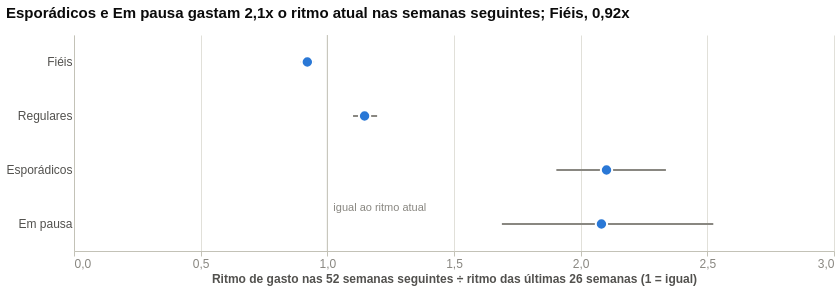

Notebook code for this chart:
### Markdown cell above
### Por que os grupos de menor gasto valem mais do que o gasto passado sugere

A **razão futuro/passado** é o motor do método. Um ritmo de 1 significaria gastar nas próximas 52 semanas o mesmo ritmo das últimas 26. Os grupos de gasto baixo ficam acima disso: parte do gasto baixo numa janela
é acaso de calendário (quem comprou pouco *nessas* 26 semanas), não saída do cliente.

### Code cell
com_ritmo = [s for s in clv["segmentos"] if s.get("ritmo_relativo") is not None]
na.grafico(graficos.grafico_ritmo(com_ritmo, na.MODO))

### Figure 1 — Vega-Lite specification as saved in the notebook (floating-point values rounded to 4 significant figures)
{"$schema": "https://vega.github.io/schema/vega-lite/v6.4.1.json", "background": "#ffffff", "config": {"axis": {"domainColor": "#c3c2b7", "gridColor": "#e1e0d9", "gridWidth": 1, "labelColor": "#898781", "labelFontSize": 12, "tickColor": "#c3c2b7", "titleColor": "#52514e", "titleFontSize": 12}, "background": "transparent", "legend": {"labelColor": "#52514e", "labelFontSize": 12, "orient": "top", "padding": 0, "symbolType": "square", "titleColor": "#52514e"}, "text": {"color": "#0b0b0b"}, "title": {"anchor": "start", "color": "#0b0b0b", "fontSize": 15, "fontWeight": 600, "offset": 14}, "view": {"continuousHeight": 300, "continuousWidth": 300, "stroke": null}}, "datasets": {"data-13398ab0a07e8bbd08d61e367b6a8f62": [{"x": 1.0}], "data-6620b5cd4be51f1ba54f221e4d741441": [{"segmento": "Em pausa", "t": "igual ao ritmo atual", "x": 1.0}], "data-a534818e0fb139a7e4b38c77506a766c": [{"ic_inferior": 0.8955, "ic_superior": 0.9475, "razao_futuro_passado": 1.842, "ritmo": 0.921, "segmento": "Fiéis"}, {"ic_inferior": 1.101, "ic_superior": 1.196, "razao_futuro_passado": 2.295, "ritmo": 1.147, "segmento": "Regulares"}, {"ic_inferior": 1.904, "ic_superior": 2.337, "razao_futuro_passado": 4.204, "ritmo": 2.102, "segmento": "Esporádicos"}, {"ic_inferior": 1.689, "ic_superior": 2.523, "razao_futuro_passado": 4.165, "ritmo": 2.082, "segmento": "Em pausa"}]}, "height": 216, "layer": [{"data": {"name": "data-13398ab0a07e8bbd08d61e367b6a8f62"}, "encoding": {"x": {"field": "x", "type": "quantitative"}}, "mark": {"color": "#c3c2b7", "strokeWidth": 1, "type": "rule"}}, {"data": {"name": "data-6620b5cd4be51f1ba54f221e4d741441"}, "encoding": {"text": {"field": "t", "type": "nominal"}, "x": {"field": "x", "type": "quantitative"}, "y": {"axis": {"labelColor": "#52514e", "labelLimit": 240, "ticks": false}, "field": "segmento", "sort": ["Fiéis", "Regulares", "Esporádicos", "Em pausa"], "title": null, "type": "nominal"}}, "mark": {"align": "left", "color": "#898781", "dx": 6, "dy": -16, "fontSize": 11, "type": "text"}}, {"data": {"name": "data-a534818e0fb139a7e4b38c77506a766c"}, "encoding": {"tooltip": [{"field": "segmento", "title": "Grupo", "type": "nominal"}, {"field": "ritmo", "format": ".2f", "title": "Ritmo relativo", "type": "quantitative"}, {"field": "ic_inferior", "format": ".2f", "title": "IC 95% inferior", "type": "quantitative"}, {"field": "ic_superior", "format": ".2f", "title": "IC 95% superior", "type": "quantitative"}, {"field": "razao_futuro_passado", "format": ".2f", "title": "Razão (52 sem ÷ 26 sem)", "type": "quantitative"}], "x": {"field": "ic_inferior", "type": "quantitative"}, "x2": {"field": "ic_superior"}, "y": {"axis": {"labelColor": "#52514e", "labelLimit": 240, "ticks": false}, "field": "segmento", "sort": ["Fiéis", "Regulares", "Esporádicos", "Em pausa"], "title": null, "type": "nominal"}}, "mark": {"color": "#898781", "strokeWidth": 2, "type": "rule"}}, {"data": {"name": "data-a534818e0fb139a7e4b38c77506a766c"}, "encoding": {"tooltip": [{"field": "segmento", "title": "Grupo", "type": "nominal"}, {"field": "ritmo", "format": ".2f", "title": "Ritmo relativo", "type": "quantitative"}, {"field": "ic_inferior", "format": ".2f", "title": "IC 95% inferior", "type": "quantitative"}, {"field": "ic_superior", "format": ".2f", "title": "IC 95% superior", "type": "quantitative"}, {"field": "razao_futuro_passado", "format": ".2f", "title": "Razão (52 sem ÷ 26 sem)", "type": "quantitative"}], "x": {"axis": {"labelExpr": "replace(replace(replace(format(datum.value, '.1f'), ',', '#'), '.', ','), '#', '.')", "tickCount": 5}, "field": "ritmo", "scale": {"domain": [0, 3.0]}, "title": "Ritmo de gasto nas 52 semanas seguintes ÷ ritmo das últimas 26 semanas (1 = igual)", "type": "quantitative"}, "y": {"axis": {"labelColor": "#52514e", "labelLimit": 240, "ticks": false}, "field": "segmento", "sort": ["Fiéis", "Regulares", "Esporádicos", "Em pausa"], "title": null, "type": "nominal"}}, "mark": {"color": "#2a78d6", "filled": true, "opacity": 1, "size": 130, "stroke": "#ffffff", "strokeWidth": 2, "type": "point"}}], "title": "Esporádicos e Em pausa gastam 2,1x o ritmo atual nas semanas seguintes; Fiéis, 0,92x", "width": 760}
